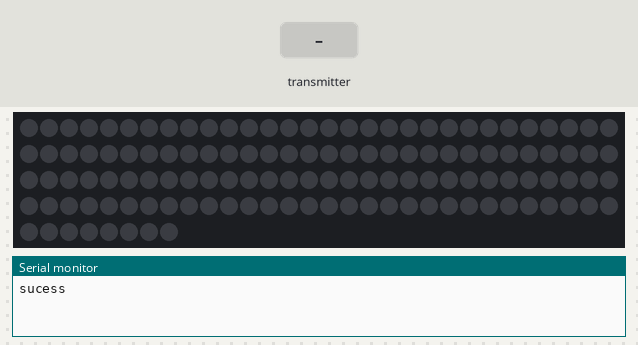
The sketch below on a simulated ESP8266 (NodeMCU). Shown: 128 RGB LEDs in strip order, left to right, continuing on the next row, the last lines printed to the serial monitor. Inputs (shaded band) come from the test bench.

Above: at 1.2 s.
1.3 s: the transmitter starts sending b = 0
At 1.45 s:
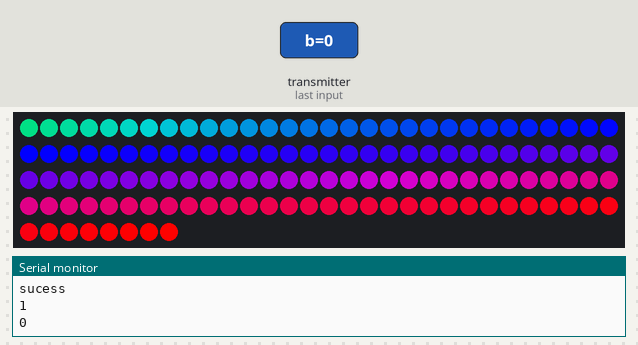
3.7 s: the transmitter starts sending a = 64
At 4.76 s:
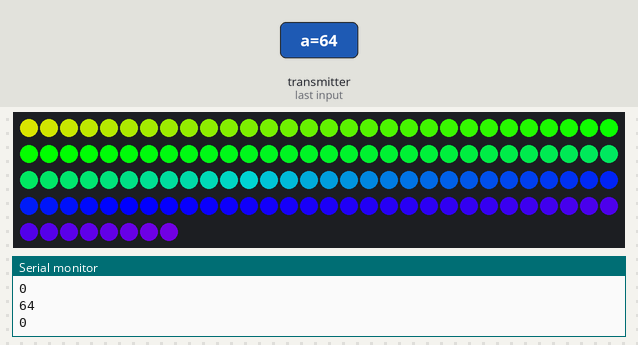
6.7 s: the transmitter starts sending a = 128
At 7.18 s:
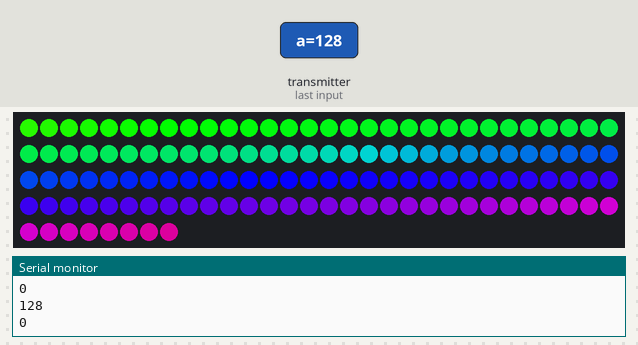
9.7 s: the transmitter starts sending a = 0
At 10.79 s:
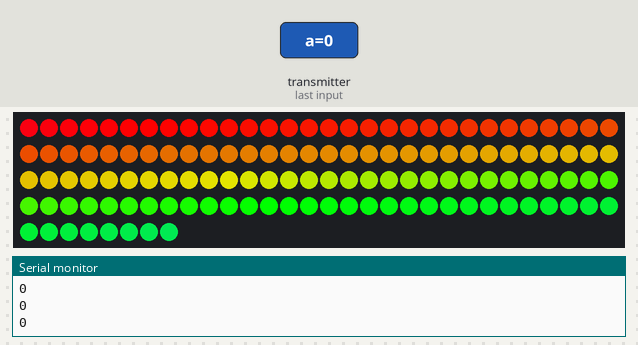
12.7 s: the transmitter starts sending b = 255
At 14.41 s:
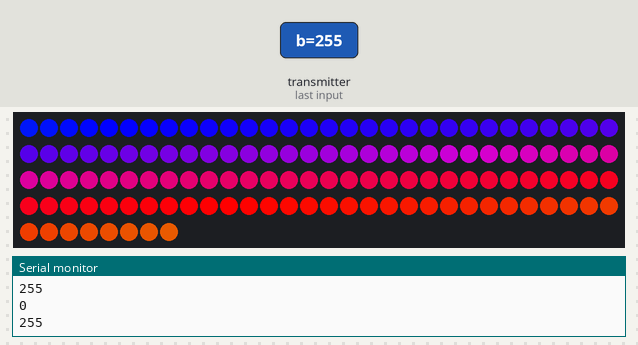

Measured:
- after the input at 1.3 s, the LEDs: change at once (image 1)

The sketch:

Minion_Lamp.ino
```cpp
#include <ESP8266WiFi.h>
#include <espnow.h>
#include <FastLED.h>
#define NUM_LEDS 128
#define NUM_STAND 32
//GPIO6, GPIO7, GPIO8, GPIO9, GPIO10, and GPIO11 are all unavailable
#define DATA_PIN  2

CRGB leds[NUM_LEDS];


typedef struct struct_message {//matching data structure for mic side
  byte a = 1;
  byte b;
} struct_message;

struct_message myData;

DEFINE_GRADIENT_PALETTE( red_blue ) { //blue -> red
  0,   0,  0,  255,
  128,   255, 0, 0,
  255,   0, 0, 255
};
DEFINE_GRADIENT_PALETTE( green_purple ) { //green -> purple
  0,   0,  255,  0,
  128,   255, 0, 255,
  255,   0, 255, 0
};

bool lastSyncState = LOW;
bool syncSplitter = LOW;


int animationSpeed = 10;
CRGBPalette16 currentPalette;
uint8_t paletteIndex = 0;

void OnDataRecv(uint8_t * mac, uint8_t *incomingData, uint8_t len) {
  memcpy(&myData, incomingData, sizeof(myData));
  Serial.println(myData.a);
  Serial.println(myData.b);
  if (myData.a == 1) {
    currentPalette = RainbowColors_p;
    animationSpeed = 100;
  } else if (myData.a == 2) {
    currentPalette = red_blue;
  } else if (myData.a == 3) {
    currentPalette = green_purple;
  }
  if (myData.b == 1 & lastSyncState != 1) {
    paletteIndex = 0;
    syncSplitter = LOW;
    lastSyncState = 1;
    Serial.println("Palette 0ing");
  } else if (myData.b == 0 & lastSyncState != 0) {
    paletteIndex = 0;
    syncSplitter = HIGH;
    lastSyncState = 0;
    Serial.println("Palette going brazy");
  }
}

void setup() {
  // put your setup code here, to run once:
  FastLED.addLeds<WS2811, DATA_PIN>(leds, NUM_LEDS);
  Serial.begin(115200);
  FastLED.setBrightness(255);
  WiFi.mode(WIFI_STA);//sets wifi mode as a station
  // Init ESP-NOW
  if (esp_now_init() != 0) {
    Serial.println("Error initializing ESP-NOW");
    return;
  } else {
    Serial.println("sucess");
  }
  esp_now_set_self_role(ESP_NOW_ROLE_SLAVE);
  esp_now_register_recv_cb(OnDataRecv);
}

void loop() {
  // put your main code here, to run repeatedly:
  EVERY_N_MILLISECONDS(animationSpeed) {
    paletteIndex--;
  }
  EVERY_N_MILLISECONDS(25) {
    if (syncSplitter == LOW) {
      fill_palette(leds, NUM_LEDS, paletteIndex, 255 / NUM_LEDS, currentPalette, 255, LINEARBLEND);
    } else {
      fill_palette(leds, NUM_LEDS, paletteIndex, 255 / NUM_STAND, currentPalette, 255, LINEARBLEND);
      fill_palette(leds, NUM_LEDS, paletteIndex + 32, 255 / NUM_STAND, currentPalette, 255, LINEARBLEND);
      fill_palette(leds, NUM_LEDS, paletteIndex + 64, 255 / NUM_STAND, currentPalette, 255, LINEARBLEND);
      fill_palette(leds, NUM_LEDS, paletteIndex + 96, 255 / NUM_STAND, currentPalette, 255, LINEARBLEND);
    }
    FastLED.show();
  }
}
```
